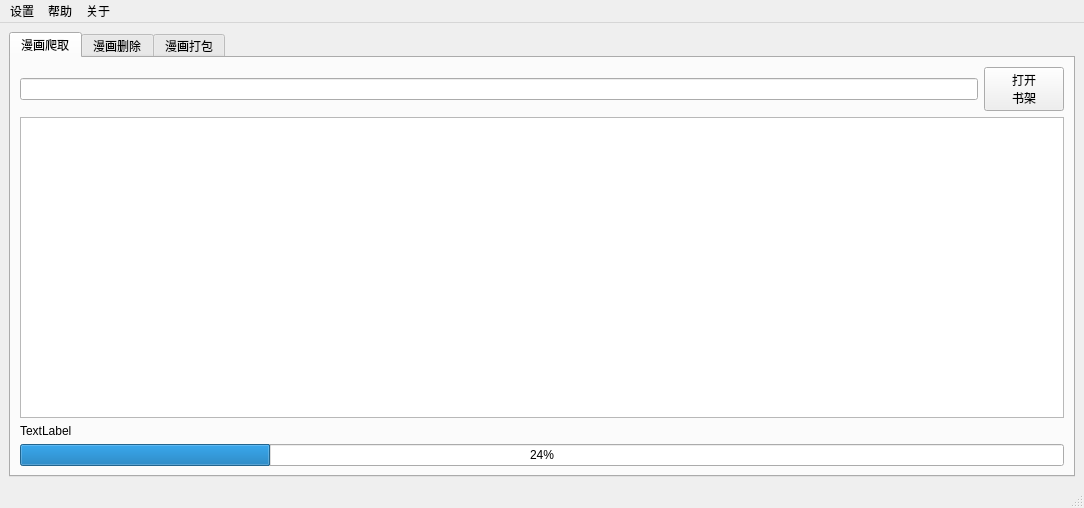
<?xml version="1.0" encoding="UTF-8"?>
<ui version="4.0">
 <class>MainWindow</class>
 <widget class="QMainWindow" name="MainWindow">
  <property name="geometry">
   <rect>
    <x>0</x>
    <y>0</y>
    <width>1084</width>
    <height>508</height>
   </rect>
  </property>
  <property name="windowTitle">
   <string>漫画爬虫 by mumu_zero</string>
  </property>
  <widget class="QWidget" name="centralwidget">
   <layout class="QGridLayout" name="gridLayout">
    <item row="0" column="1">
     <widget class="QTabWidget" name="tabWidget">
      <property name="enabled">
       <bool>true</bool>
      </property>
      <property name="tabPosition">
       <enum>QTabWidget::North</enum>
      </property>
      <property name="tabShape">
       <enum>QTabWidget::Rounded</enum>
      </property>
      <property name="currentIndex">
       <number>0</number>
      </property>
      <property name="elideMode">
       <enum>Qt::ElideNone</enum>
      </property>
      <property name="usesScrollButtons">
       <bool>false</bool>
      </property>
      <property name="documentMode">
       <bool>false</bool>
      </property>
      <property name="tabsClosable">
       <bool>false</bool>
      </property>
      <property name="movable">
       <bool>true</bool>
      </property>
      <property name="tabBarAutoHide">
       <bool>false</bool>
      </property>
      <widget class="QWidget" name="tab">
       <attribute name="icon">
        <iconset>
         <normaloff>../assets/爬取.ico</normaloff>../assets/爬取.ico</iconset>
       </attribute>
       <attribute name="title">
        <string>漫画爬取</string>
       </attribute>
       <layout class="QGridLayout" name="gridLayout_2">
        <item row="0" column="0">
         <layout class="QVBoxLayout" name="verticalLayout">
          <item>
           <layout class="QHBoxLayout" name="horizontalLayout">
            <item>
             <widget class="QLineEdit" name="lineEdit"/>
            </item>
            <item>
             <widget class="QPushButton" name="openbookrack">
              <property name="text">
               <string>打开
书架</string>
              </property>
             </widget>
            </item>
           </layout>
          </item>
          <item>
           <widget class="QListWidget" name="listWidget"/>
          </item>
          <item>
           <widget class="QLabel" name="label">
            <property name="text">
             <string>TextLabel</string>
            </property>
           </widget>
          </item>
         </layout>
        </item>
        <item row="1" column="0">
         <widget class="QProgressBar" name="progressBar">
          <property name="value">
           <number>24</number>
          </property>
         </widget>
        </item>
       </layout>
      </widget>
      <widget class="QWidget" name="tab_2">
       <attribute name="icon">
        <iconset>
         <normaloff>../assets/删除.png</normaloff>../assets/删除.png</iconset>
       </attribute>
       <attribute name="title">
        <string>漫画删除</string>
       </attribute>
       <layout class="QGridLayout" name="gridLayout_3">
        <item row="0" column="0">
         <layout class="QHBoxLayout" name="horizontalLayout_2">
          <item>
           <widget class="QListWidget" name="listWidget_2"/>
          </item>
          <item>
           <layout class="QVBoxLayout" name="verticalLayout_2">
            <item>
             <widget class="QPushButton" name="Mulselect">
              <property name="text">
               <string>多选模式</string>
              </property>
             </widget>
            </item>
            <item>
             <widget class="QPushButton" name="allselect">
              <property name="text">
               <string>全选</string>
              </property>
             </widget>
            </item>
            <item>
             <widget class="QPushButton" name="allnone">
              <property name="text">
               <string>取消全选</string>
              </property>
             </widget>
            </item>
           </layout>
          </item>
         </layout>
        </item>
       </layout>
      </widget>
      <widget class="QWidget" name="tab_3">
       <attribute name="icon">
        <iconset>
         <normaloff>../assets/zip.png</normaloff>../assets/zip.png</iconset>
       </attribute>
       <attribute name="title">
        <string>漫画打包</string>
       </attribute>
       <layout class="QGridLayout" name="gridLayout_4">
        <item row="0" column="0">
         <layout class="QVBoxLayout" name="verticalLayout_3">
          <item>
           <widget class="QListWidget" name="listWidget_3"/>
          </item>
          <item>
           <widget class="QProgressBar" name="progressBar_3">
            <property name="value">
             <number>24</number>
            </property>
           </widget>
          </item>
         </layout>
        </item>
       </layout>
      </widget>
     </widget>
    </item>
   </layout>
  </widget>
  <widget class="QMenuBar" name="menubar">
   <property name="geometry">
    <rect>
     <x>0</x>
     <y>0</y>
     <width>1084</width>
     <height>22</height>
    </rect>
   </property>
   <widget class="QMenu" name="menu">
    <property name="title">
     <string>设置</string>
    </property>
   </widget>
   <widget class="QMenu" name="menu_2">
    <property name="title">
     <string>帮助</string>
    </property>
   </widget>
   <widget class="QMenu" name="menu_3">
    <property name="title">
     <string>关于</string>
    </property>
   </widget>
   <addaction name="menu"/>
   <addaction name="menu_2"/>
   <addaction name="menu_3"/>
  </widget>
  <widget class="QStatusBar" name="statusbar"/>
 </widget>
 <resources/>
 <connections/>
</ui>
